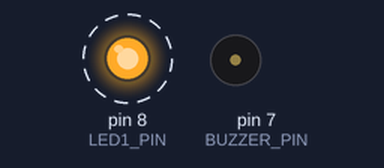
The sketch below on a simulated Arduino Uno, built with avr-gcc and run on an emulated ATmega328P. On the bench: output pins drawn as LEDs (lit = HIGH), buzzer (waves = sounding). Dashed ring = blinking.

Above: at 2.0 s.
Timing chart, 0 to 4.5 s (numbered marks = the images above):
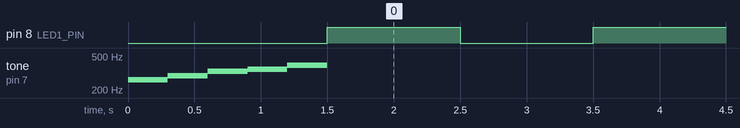

The sketch:

arduinohw.ino
```cpp
#include <ArduinoBLE.h>

#define BUZZER_PIN 7
#define LED1_PIN 8
#define LED2_PIN 13

void setup() {
  // Set pin modes first
  pinMode(BUZZER_PIN, OUTPUT);
  pinMode(LED1_PIN, OUTPUT);
  pinMode(LED1_PIN, OUTPUT);

  // Play a simple scale
  tone(BUZZER_PIN, 262); // C4
  delay(300);
  tone(BUZZER_PIN, 294); // D4
  delay(300);
  tone(BUZZER_PIN, 330); // E4
  delay(300);
  tone(BUZZER_PIN, 349); // F4
  delay(300);
  tone(BUZZER_PIN, 392); // G4
  delay(300);
  noTone(BUZZER_PIN);    // Stop sound
}

void loop() {
  digitalWrite(LED1_PIN, HIGH);
   digitalWrite(LED2_PIN, HIGH);// Turn LED1 ON
  delay(1000);                  // Wait 1 second
  digitalWrite(LED1_PIN, LOW);
   digitalWrite(LED2_PIN, LOW);  // Turn LED1 OFF
  delay(1000);                  // Wait 1 second
}
```

Measured:
- by itself, pin 8 (LED1_PIN): alternates HIGH for 1.0 s and LOW for 1.0 s
